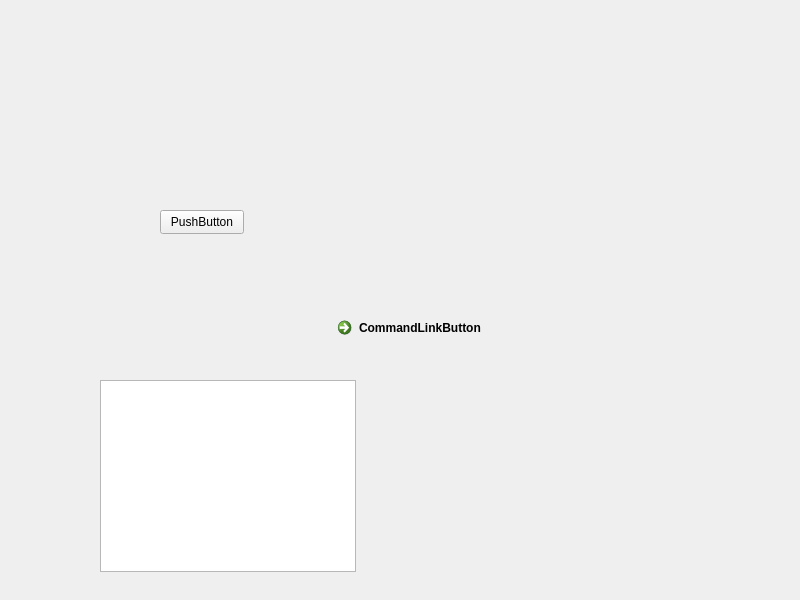
<?xml version="1.0" encoding="UTF-8"?>
<ui version="4.0">
 <class>Widget</class>
 <widget class="QWidget" name="Widget">
  <property name="geometry">
   <rect>
    <x>0</x>
    <y>0</y>
    <width>800</width>
    <height>600</height>
   </rect>
  </property>
  <property name="windowTitle">
   <string>Widget</string>
  </property>
  <widget class="QPushButton" name="pushButton">
   <property name="geometry">
    <rect>
     <x>160</x>
     <y>210</y>
     <width>84</width>
     <height>24</height>
    </rect>
   </property>
   <property name="text">
    <string>PushButton</string>
   </property>
  </widget>
  <widget class="QCommandLinkButton" name="commandLinkButton">
   <property name="geometry">
    <rect>
     <x>330</x>
     <y>310</y>
     <width>168</width>
     <height>41</height>
    </rect>
   </property>
   <property name="text">
    <string>CommandLinkButton</string>
   </property>
  </widget>
  <widget class="QColumnView" name="columnView">
   <property name="geometry">
    <rect>
     <x>100</x>
     <y>380</y>
     <width>256</width>
     <height>192</height>
    </rect>
   </property>
  </widget>
 </widget>
 <resources/>
 <connections/>
</ui>
